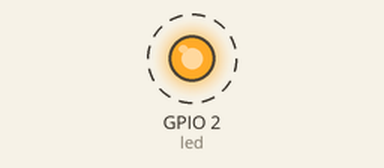
Simulated run of this program. Board: ESP32 board running MicroPython. Shown: output pins drawn as LEDs (lit = HIGH). Dashed ring = blinking. What the program prints to the serial console is not drawn.

Above: at 0.2 s.
Timing chart, 0 to 3.0 s (numbered marks = the images above):
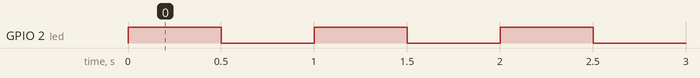

Measured:
- by itself, GPIO 2 (led): alternates HIGH for 0.50 s and LOW for 0.50 s

The program:

Blink.py
```python
import time
from machine import Pin

# Most ESP32 dev boards have a built-in LED on GPIO pin 2
led = Pin(2, Pin.OUT)

print("Starting ESP32 Blink Program...")

while True:
    led.value(1)     # Turn the LED on
    time.sleep(0.5)  # Wait for 0.5 seconds
    led.value(0)     # Turn the LED off
    time.sleep(0.5)  # Wait for 0.5 seconds
```
